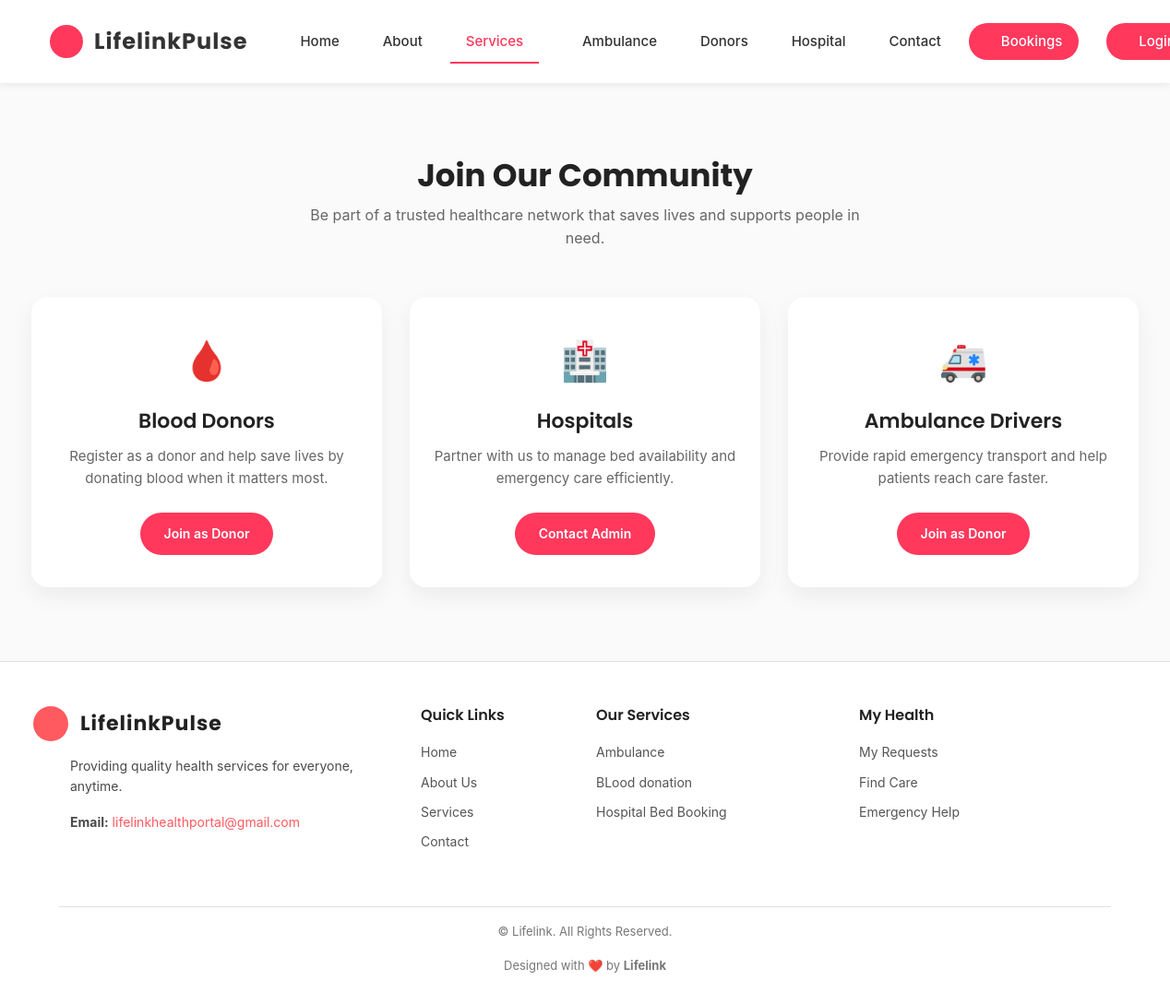
The page /health_service_portal/service_registration/ on the database its author committed.
### admin_panel/models.py (models this page shows, shortened)
class ServiceCategoryDb(models.Model):
    name = models.CharField(max_length=100,null=True,blank=True)
    description = models.TextField(blank=True, null=True)
    image = models.ImageField(upload_to='category_image/', blank=True, null=True)
    created_at = models.DateTimeField(auto_now_add=True)

### webapp/views.py (the view)
# urls.py: path('service_registration/',views.service_registration,name="service_registration"),
def service_registration(request):
    services=ServiceCategoryDb.objects.all()
    return render(request,"Registrations.html",{"services":services})

### webapp/templates/Registrations.html (shortened to what this page needs)
<!DOCTYPE html>
{% load static %}
<html lang="en">
<head>
  <link href="{% static 'web/assets/vendor/bootstrap/css/bootstrap.min.css' %}" rel="stylesheet">
  <link href="{% static 'web/assets/vendor/bootstrap-icons/bootstrap-icons.css' %}" rel="stylesheet">
  <link href="{% static 'web/assets/vendor/aos/aos.css' %}" rel="stylesheet">
  <link href="{% static 'web/assets/vendor/fontawesome-free/css/all.min.css' %}" rel="stylesheet">
  <link href="{% static 'web/assets/vendor/glightbox/css/glightbox.min.css' %}" rel="stylesheet">
  <link href="{% static 'web/assets/vendor/swiper/swiper-bundle.min.css' %}" rel="stylesheet">
  <link rel="stylesheet" href="{% static 'web/assets/css/contact.css' %}">
  <link href="{% static 'web/assets/css/main_style.css' %}" rel="stylesheet">
  <link href="{% static 'web/assets/css/style.css' %}" rel="stylesheet">
  <link href="{% static 'web/assets/css/style2.css' %}" rel="stylesheet">
</head>
<body class="index-page">
<header id="header" class="header sticky-top">
  <div class="branding d-flex align-items-center">
    <div class="container position-relative d-flex align-items-center justify-content-between">
      <a href="{% url 'Home' %}" class="logo d-flex align-items-center me-auto">
        <span class="logo-emblem">
          <i class="bi bi-heart-pulse-fill"></i>
        </span>
        <h1 class="sitename">LifelinkPulse</h1>
      </a>
      <nav id="navmenu" class="navmenu">
        <ul class="nav-list">
          <li class="nav-item">
            <a href="{% url 'Home' %}" class="nav-link ">
              <i class="bi bi-house-door"></i> Home
            </a>
          </li>
          <li class="nav-item">
            <a href="{% url 'About' %}" class="nav-link">
              <i class="bi bi-info-circle"></i> About
            </a>
          </li>
          <li class="nav-item dropdown">
            <a href="{% url 'Services' %}" class="nav-link active">
              <i class="bi bi-heart-pulse"></i> Services <i class="bi bi-chevron-down dropdown-icon"></i>
            </a>
          </li>
          <li class="nav-item">
            <a href="{% url 'ambulance_service_page' %}" class="nav-link">
              <i class="bi bi-truck"></i> Ambulance
            </a>
          </li>
          <li class="nav-item">
            <a href="{% url 'Donors' %}" class="nav-link">
              <i class="bi bi-people"></i> Donors
            </a>
          </li>
          <li class="nav-item">
            <a href="{% url 'book_bed_page' %}" class="nav-link">
              <i class="bi bi-hospital"></i> Hospital
            </a>
          </li>
          <li class="nav-item">
            <a href="{% url 'Contact' %}" class="nav-link">
              <i class="bi bi-envelope"></i> Contact
            </a>
          </li>
      <li class="nav-item">
  <a href="{% url 'user_dashboard' %}" class="nav-link btn-join">
    <i class="bi bi-calendar-check"></i> Bookings
  </a>
</li>
         <li class="nav-item">
  {% if request.session.user_id %}
    <a href="{% url 'user_logout' %}" class="nav-link btn-join">
      <i class="bi bi-person-circle"></i>{{ request.session.Name }}
    </a>
  {% else %}
    <a href="{% url 'signin_page' %}" class="nav-link btn-join">
      <i class="bi bi-person-circle"></i> Login
    </a>
  {% endif %}
</li>
        </ul>
      </nav>
    </div>
  </div>
</header>
<section class="community-section">
  <div class="community-container">
    <div class="community-header">
      <h2>Join Our Community</h2>
      <p>Be part of a trusted healthcare network that saves lives and supports people in need.</p>
    </div>
    <div class="community-cards">
      <div class="community-card">
        <div class="card-icon">🩸</div>
        <h3>Blood Donors</h3>
        <p>Register as a donor and help save lives by donating blood when it matters most.</p>
        <a href="javascript:void(0)"
           class="community-btn"
           data-bs-toggle="modal"
           data-bs-target="#donorRegisterModal">
          Join as Donor
        </a>
      </div>
      <div class="community-card">
  <div class="card-icon">🏥</div>
  <h3>Hospitals</h3>
  <p>Partner with us to manage bed availability and emergency care efficiently.</p>
  <a href="javascript:void(0)"
     class="community-btn"
     data-bs-toggle="modal"
     data-bs-target="#hospitalContactModal">
    Contact Admin
  </a>
</div>
      <div class="community-card">
        <div class="card-icon">🚑</div>
        <h3>Ambulance Drivers</h3>
        <p>Provide rapid emergency transport and help patients reach care faster.</p>
        <a href="javascript:void(0)"
           class="community-btn"
           data-bs-toggle="modal"
           data-bs-target="#ambulanceRegisterModal">
          Join as Donor
        </a>
      </div>
    </div>
  </div>
</section>
<footer id="footer" class="footer">
  <div class="container footer-top py-5">
    <div class="row gy-4">
      <div class="col-lg-4 col-md-6 footer-about">
        <a href="{% url 'Home' %}" class="logo d-flex align-items-center me-auto mb-3">
          <span class="logo-emblem">
            <i class="bi bi-heart-pulse-fill"></i>
          </span>
          <h1 class="sitename">LifelinkPulse</h1>
        </a>
        <p>Providing quality health services for everyone, anytime.</p>
        <p><strong>Email:</strong> <a href="mailto:lifelinkhealthportal@gmail.com">lifelinkhealthportal@gmail.com</a></p>
      </div>
      <div class="col-lg-2 col-md-3 footer-links">
        <h4>Quick Links</h4>
        <ul>
          <li><a href="{% url 'Home' %}">Home</a></li>
          <li><a href="{% url 'About' %}">About Us</a></li>
          <li><a href="{% url 'Services' %}">Services</a></li>
          <li><a href="{% url 'Contact' %}">Contact</a></li>
        </ul>
      </div>
      <div class="col-lg-3 col-md-3 footer-links">
        <h4>Our Services</h4>
        <ul>
          {% for service in services %}
            <li><a href="{% url 'service_detail' service.id %}">{{ service.name }}</a></li>
          {% empty %}
            <li>No services available</li>
          {% endfor %}
        </ul>
      </div>
      <div class="col-lg-3 col-md-3 footer-links">
  <h4>My Health</h4>
  <ul>
    <li><a href="{% url 'user_dashboard' %}">My Requests</a></li>
    <li><a href="{% url 'book_bed_page' %}">Find Care</a></li>
    <li><a href="{% url 'ambulance_service_page' %}">Emergency Help</a></li>
  </ul>
</div>
    </div>
  </div>
  <div class="container text-center py-3 footer-bottom">
    <p>© <span>Lifelink</span>. All Rights Reserved.</p>
    <p class="credits">Designed with ❤️ by <strong>Lifelink</strong></p>
  </div>
</footer>
</body>
{% include 'includes/modals.html' %}
</html>

### webapp/static/web/assets/css/style.css (style rules this page uses)
.header .logo { margin-left: -10px; }
.header .logo-emblem { margin-right: 6px; }
body { font-family: 'Poppins', sans-serif; color: #333; line-height: 1.6; background-color: #f8f9fa; }
section h2, section h3 { font-weight: 700; margin-bottom: 20px; color:red; }

### webapp/static/web/assets/css/style2.css (style rules this page uses)
.community-section { background: #fafafa; padding: 80px 20px; }
.community-container { max-width: 1200px; margin: auto; }
.community-header { text-align: center; margin-bottom: 50px; }
.community-header h2 { font-size: 34px; font-weight: 700; color: #222; margin-bottom: 10px; }
.community-header p { font-size: 16px; color: #666; max-width: 600px; margin: auto; }
.community-cards { display: grid; grid-template-columns: repeat(auto-fit, minmax(260px, 1fr)); gap: 30px; }
.community-card { background: #fff; border-radius: 18px; padding: 35px 25px; text-align: center; box-shadow: 0 10px 25px rgba(0,0,0,0.06); transition: transform 0.3s ease, box-shadow 0.3s ease; }
.card-icon { font-size: 42px; margin-bottom: 20px; }
.community-card h3 { font-size: 22px; font-weight: 600; color: #222; margin-bottom: 12px; }
.community-card p { font-size: 15px; color: #666; margin-bottom: 25px; line-height: 1.6; }
.community-btn { display: inline-block; padding: 12px 26px; background: #ff385c; color: #fff; border-radius: 30px; font-size: 14px; font-weight: 600; text-decoration: none; transition: background 0.3s ease, transform 0.3s ease; }
body { font-family: 'Inter', sans-serif; background: #f9f9f9; color: #333; margin: 0; }

### rows shown on the page
ServiceCategoryDb: name "Ambulance"
ServiceCategoryDb: name "BLood donation"
ServiceCategoryDb: name "Hospital Bed Booking"
